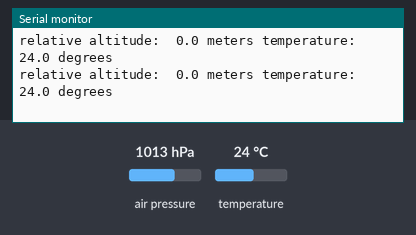
Bench run of a sketch on a simulated Arduino Uno, built with avr-gcc and run on an emulated ATmega328P. Parts: the last lines printed to the serial monitor. The test bench sets the inputs (shaded band); at power-on: air pressure 1013 hPa, temperature 24 °C.

Above: at 1.2 s.
1.3 s: air pressure set to 1025 hPa
At 2.1 s:
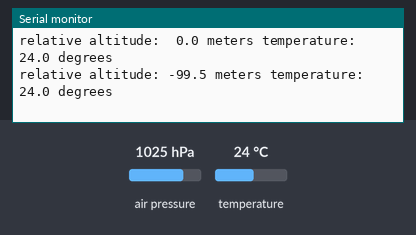
3.7 s: temperature set to 12 °C
At 4.3 s:
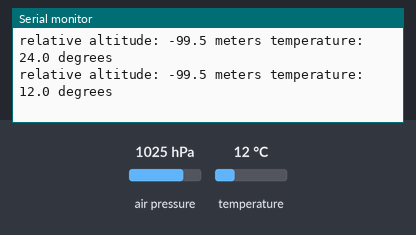
5.2 s: air pressure set to 952 hPa
At 5.9 s:
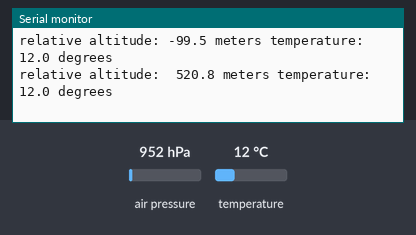

The sketch:

BMP180_example.ino
```cpp
#include <SFE_BMP180.h>
#include <Wire.h>

SFE_BMP180 pressure;// 创建一个气压计对象

double baseline; // 基准气压

void setup()
{
  Serial.begin(9600);
  Serial.println("REBOOT");

  // 初始化传感器
  if (pressure.begin())
    Serial.println("BMP180 init success");
  else
  {
    // 糟糕，气压计出问题了，多半是连线有问题
    Serial.println("BMP180 init fail (disconnected?)\n\n");
    while(1); // 暂停
  }

  //获得基准气压
  baseline = getP();

  Serial.print("baseline pressure: ");
  Serial.print(baseline);
  Serial.println(" hPa");
}

void loop()
{
  double a,p,t;
  p = getP();// 获得一个气压值
  a = pressure.altitude(p,baseline);//获得基于基准气压的高度值

  Serial.print("relative altitude: ");
  if (a >= 0.0) Serial.print(" "); // 调整正数显示格式
  Serial.print(a,1);
  Serial.print(" meters ");

  t = getT();// 获得一个温度值
  Serial.print("temperature: ");
  Serial.print(t,1);
  Serial.println(" degrees");


  delay(500);//刷新率
}


double getP()
{
  char status;
  double T,P,p0,a;
  // You must first get a temperature measurement to perform a pressure reading.
  // Start a temperature measurement:
  // If request is successful, the number of ms to wait is returned.
  // If request is unsuccessful, 0 is returned.
  status = pressure.startTemperature();
  if (status != 0)
  {
    // Wait for the measurement to complete:
    delay(status);
    // Retrieve the completed temperature measurement:
    // Note that the measurement is stored in the variable T.
    // Use '&T' to provide the address of T to the function.
    // Function returns 1 if successful, 0 if failure.

    status = pressure.getTemperature(T);
    if (status != 0)
    {
      // Start a pressure measurement:
      // The parameter is the oversampling setting, from 0 to 3 (highest res, longest wait).
      // If request is successful, the number of ms to wait is returned.
      // If request is unsuccessful, 0 is returned.
      status = pressure.startPressure(3);
      if (status != 0)
      {
        // Wait for the measurement to complete:
        delay(status);
        // Retrieve the completed pressure measurement:
        // Note that the measurement is stored in the variable P.
        // Use '&P' to provide the address of P.
        // Note also that the function requires the previous temperature measurement (T).
        // (If temperature is stable, you can do one temperature measurement for a number of pressure measurements.)
        // Function returns 1 if successful, 0 if failure.
        status = pressure.getPressure(P,T);
        if (status != 0)
        {
          return P;
        }
        else Serial.println("error retrieving pressure measurement\n");
      }
      else Serial.println("error starting pressure measurement\n");
    }
    else Serial.println("error retrieving temperature measurement\n");
  }
  else Serial.println("error starting temperature measurement\n");
}

double getT()
{
  char status;
  double T,p0;
  status = pressure.startTemperature();
  if (status != 0)
  {
    delay(status);
    status = pressure.getTemperature(T);
    if (status != 0)
    {
      status = pressure.startPressure(3);
      return T;
    }
    else Serial.println("error retrieving temperature measurement\n");
  }
  else Serial.println("error starting temperature measurement\n");
}
```

Measured:
- after the input at 1.3 s, the serial monitor: prints a new line after 0.38 s (image 1)
- after the input at 3.7 s, the serial monitor: prints a new line after 0.13 s (image 2)
- after the input at 5.2 s, the serial monitor: prints a new line after 0.24 s (image 3)
